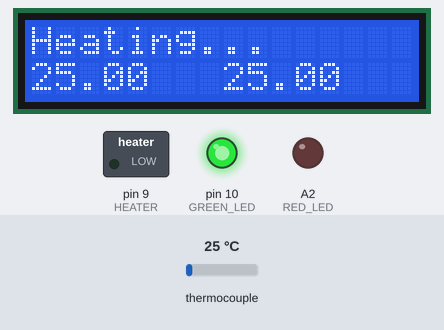
Recording of a sketch running on a simulated Arduino Uno, built with avr-gcc and run on an emulated ATmega328P. Shown: 16×2 character LCD, switched loads named in the sketch (green lamp = pin HIGH), output pins drawn as LEDs (lit = HIGH). The inputs (shaded band) are chosen by the test bench; at power-on: thermocouple 25 °C.

Above: at 1.7 s.
1.8 s: thermocouple set to 148 °C
At 3.0 s:
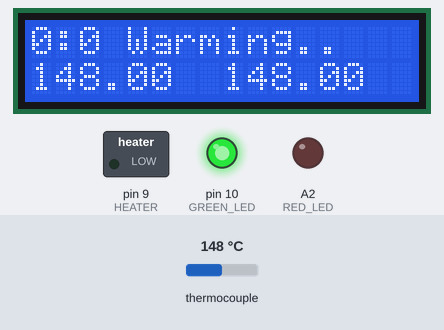
4.8 s: thermocouple set to 156 °C
At 5.5 s:
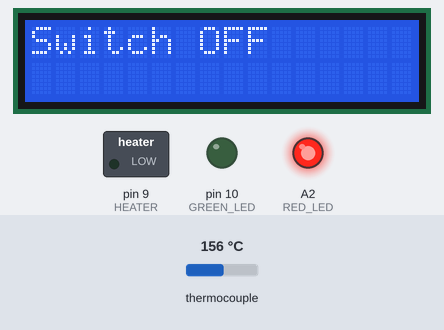
At 6.0 s:
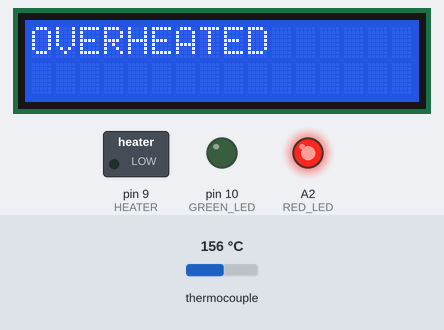
Timing chart, 0 to 7.8 s (numbered marks = the images above; inputs shaded):
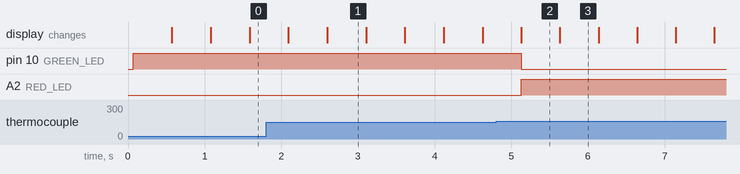

Measured:
- the behaviour switches between 150 and 151 °C on thermocouple (found by bisection; images 1 and 2)
- after the input at 4.8 s, pin 10 (GREEN_LED): HIGH → LOW after 0.33 s; A2 (RED_LED): LOW → HIGH after 0.33 s; the display: changes after 0.33 s (image 2)
- what the display in image 1 shows lasts 0.5 s, from 2.6 s to 3.1 s

The sketch:

max31855_lcd.ino
```cpp
#include <TimerOne.h>
#include <LiquidCrystal.h>
#include <Adafruit_MAX31855.h>
#include <SPI.h>

#define OVERHEAT 150
#define NEEDED_T 130
#define HYST_GAP 2   //start heating if actual T is less than (NEEDED_T - HYST_GAP)
#define WARMING_PERIOD 600000 // 10 minutes = 600 seconds = 600000 millis
#define FINAL_WARMING_PERIOD 30000 // 30 seconds

enum state_t
{
  HEATING,
  WARMING,
  FINISHED,
  EMERGENCY
};

volatile state_t state           = HEATING;
volatile bool    heating_enabled = false;
volatile bool    heaters_on      = false;
volatile double  celsius_1; // thermocouple 1 data
volatile double  celsius_2; // thermocouple 2 data

#define LCD_D4 8
#define LCD_D5 7
#define LCD_D6 6
#define LCD_D7 5
#define LCD_E  12
#define LCD_RS 13

#define t1_CLK 3 // SPI clock line
#define t1_CS  2 // thermocouple1 selection line
#define t1_DO  4 // data output line

#define t2_CLK 3 // SPI clock line
#define t2_CS  2 // thermocouple2 selection line (!!! check and fix)
#define t2_DO  4 // data output line

#define BUZZER    11 // buzzer line (!!! check and fix)
#define RED_LED   A2 // LED2 meant
#define GREEN_LED 10 // LED1 meant
#define HEATER    9  // power relay switch

// Initialize the Thermocouple
Adafruit_MAX31855 thermocouple1( t1_CLK, t1_CS, t1_DO );
Adafruit_MAX31855 thermocouple2( t2_CLK, t2_CS, t2_DO );

// initialize the library with the numbers of the interface pins
LiquidCrystal lcd( LCD_RS, LCD_E, LCD_D4, LCD_D5, LCD_D6, LCD_D7 );

void manage_heaters()
{
  celsius_1 = thermocouple1.readCelsius();
  celsius_2 = thermocouple1.readCelsius();

  if (( celsius_1 > OVERHEAT )
      || (celsius_2 > OVERHEAT))
  {
    digitalWrite( HEATER, LOW ); // heaters OFF firstly
    heaters_on      = false;
    heating_enabled = false;
    state           = EMERGENCY;
    return;
  }

  if ( !heating_enabled
      || ((( celsius_1 > NEEDED_T )
         || (celsius_2 > NEEDED_T))
         && heaters_on ))
  {
    digitalWrite( HEATER, LOW ); // heaters OFF
    heaters_on = false;
    return;
  }

  if ( heating_enabled
     && !heaters_on
     && ( celsius_1 < ( NEEDED_T - HYST_GAP ))
     && ( celsius_2 < ( NEEDED_T - HYST_GAP )))
  {
    digitalWrite( HEATER, HIGH ); // heaters ON
    heaters_on = true;
  }
}

void setup()
{
  Serial.begin( 9600 );
  // set up the LCD's number of columns and rows:
  lcd.begin( 16, 2 );
  lcd.clear();
  lcd.setCursor( 0, 0 );
  lcd.print( "Please wait." );

  pinMode(RED_LED,   OUTPUT);
  pinMode(GREEN_LED, OUTPUT);
  pinMode(HEATER,    OUTPUT);

  state = HEATING;
  heating_enabled = true;
  heaters_on = true;
  digitalWrite( GREEN_LED, HIGH ); // green led ON

  Timer1.initialize(100000); // 100000 microseconds = 0.1 seconds
  Timer1.attachInterrupt(manage_heaters); // check heaters every 0.1 seconds

  digitalWrite( BUZZER, HIGH ); // make a beep
  // wait for MAX chip to stabilize
  delay( 500 );
  digitalWrite( BUZZER, LOW );
}

int i;
int points = 0;
double tmp1, tmp2;
unsigned long started, time;
int minutes, seconds;

void show_temperatures()
{
    lcd.setCursor( 0, 1 );
    if ( isnan( tmp1 ) )
    {
      lcd.print( "fault" );
    }
    else
    {
      lcd.print( tmp1 );
    }

    lcd.setCursor( 8, 1 );
    if ( isnan( tmp2 ) )
    {
      lcd.print( "fault" );
    }
    else
    {
      lcd.print( tmp2 );
    }
}

void loop() {

  switch (state)
  {
  case HEATING:
    lcd.clear();
    lcd.setCursor( 0, 0 );
    lcd.print( "Heating" );
    for ( i = 0; i <= points; i++)
    {
      lcd.print( "." );
    }
    points > 1 ? points = 0 : points++; // switch points counter 0 -> 1 -> 2 -> 0

    noInterrupts();
    tmp1 = celsius_1;
    tmp2 = celsius_2;
    interrupts();

    show_temperatures();

    if (( tmp1 >= ( NEEDED_T - HYST_GAP ))
       || (tmp2 >= ( NEEDED_T - HYST_GAP )))
    {
      noInterrupts();
      state = WARMING;
      interrupts();
      digitalWrite( BUZZER, HIGH ); // make a beep
      started = millis();
    }
    break;

  case WARMING:
    time = millis() - started;

    minutes = (time / 1000) / 60;
    seconds = (time / 1000) % 60;

    lcd.clear();
    lcd.setCursor( 0, 0 );
    lcd.print( minutes );
    lcd.print( ":" );
    lcd.print( seconds );
    lcd.print( " Warming" );
    for ( i = 0; i <= points; i++)
    {
      lcd.print( "." );
    }
    points > 1 ? points = 0 : points++; // switch points counter 0 -> 1 -> 2 -> 0

    noInterrupts();
    tmp1 = celsius_1;
    tmp2 = celsius_2;
    interrupts();

    show_temperatures();

    if (time > WARMING_PERIOD)
    {
      noInterrupts();
      state = FINISHED;
      interrupts();
      digitalWrite( BUZZER, HIGH ); // make a beep
      started = millis();
    }
    break;

  case FINISHED:
    time = millis() - started;
    points > 0 ? points = 0 : points = 1; // switch points counter 0 <-> 1
    lcd.clear();
    lcd.setCursor( 0, 0 );
    if (points == 0)
      lcd.print( "Finished" );
    else
      lcd.print( "Switch OFF" );

    show_temperatures();

    if (time > FINAL_WARMING_PERIOD)
    {
      noInterrupts();
      heating_enabled = false;
      interrupts();
    }
    break;

  case EMERGENCY:
    digitalWrite( RED_LED, HIGH ); // alarm light
    digitalWrite( GREEN_LED, LOW ); // alarm light
    points > 0 ? points = 0 : points = 1; // switch points counter 0 <-> 1
    lcd.clear();
    lcd.setCursor( 0, 0 );
    if (points == 0)
    {
      lcd.print( "OVERHEATED" );
      digitalWrite( BUZZER, HIGH ); // make a beep
    }
    else
      lcd.print( "Switch OFF" );
    break;
  }

  delay( 500 ); //interface reaction period 0.5 sec
  digitalWrite( BUZZER, LOW ); // silence buzzer
}
```
